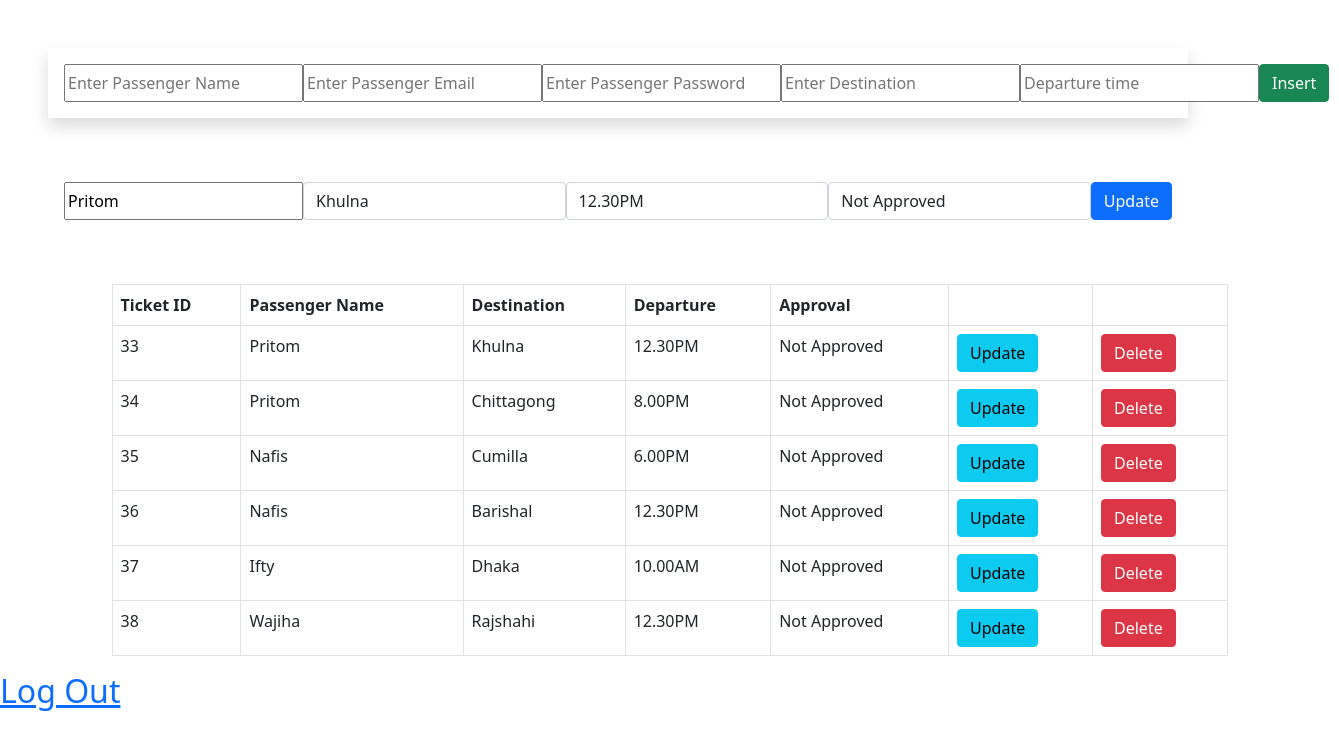
The app's page /admin_home.php?update=33 with its own data.
### tables this page shows
CREATE TABLE `ticket` (
  `id` int(11) NOT NULL,
  `destination` varchar(50) NOT NULL,
  `departure` varchar(50) NOT NULL,
  `passenger_id` int(11) NOT NULL,
  `passenger_name` varchar(30) NOT NULL,
  `operator_id` int(11) NOT NULL,
  `bus_name` varchar(30) NOT NULL,
  `seat_type` varchar(30) NOT NULL,
  `approval` varchar(30) NOT NULL
);

### admin_home.php (the view, shortened to what this page needs)
<?php
    include 'DBconnect.php';
?>
<!doctype html>
<html lang="en">
  <head>
    <link href="https://cdn.jsdelivr.net/npm/bootstrap@5.0.2/dist/css/bootstrap.min.css" rel="stylesheet">
  </head>
  <body>
    <div class="container shadow m-5 p-3">
        <form action="/busProject/admin_home.php" method="post" class="d-flex justify-content-around">
            <input class="text" type="text" name="passengername"
            placeholder="Enter Passenger Name">
            <input class="text" type="text" name="email"
            placeholder="Enter Passenger Email">
            <input class="text" type="text" name="pass"
            placeholder="Enter Passenger Password">
            <input class="text"  name="dst"
             placeholder="Enter Destination">
             <input class="text"  name="dprt"
             placeholder="Departure time">
            <input type="submit" value="Insert" name="btn" class="btn
            btn-success">
        </form>
    </div>
    <div class="container  m-5 p-3">
        <form action="" method="post" class="d-flex justify-content-around">
            <?php
                if(isset($_GET['update'])){
                    $ticket_id=$_GET['update'];
                    $query4 = "SELECT * FROM ticket WHERE id={$ticket_id}";
                    $getdata= mysqli_query($conn, $query4);
                    while($rx=mysqli_fetch_assoc($getdata)){
                        $passengername = $rx['passenger_name'];
                        $destination = $rx['destination'];
                        $depart = $rx['departure'];
                        $approve = $rx['approval'];
            ?>
            <input class="text" type="text" name="passenger_name"
             value="<?php echo $passengername ?>">
            <input class="form-control" type="text" name="desti"
            value="<?php echo $destination ?>">
            <input class="form-control" type="text" name="depart"
            value="<?php echo $depart?>">
            <input class="form-control" type="text" name="approve"
            value="<?php echo $approve?>">
            <input type="submit" value="Update" name="update_btn" class="btn
            btn-primary">
            <?php }}?>
        </form>
    </div>
    <div class="container">
        <table class ="table table-bordered">
            <tr>
                <th>Ticket ID</th>
                <th>Passenger Name</th>
                <th>Destination</th>
                <th>Departure</th>
                <th>Approval</th>
                <th></th>
                <th></th>
            </tr>
            <?php
                $query="SELECT * FROM ticket";
                $readquery = mysqli_query($conn, $query);
                if($readquery->num_rows>0){
                    while($rd=mysqli_fetch_assoc($readquery)){
                        $passengername = $rd['passenger_name'];
                        $ticket_id = $rd['id'];
                        $destination = $rd['destination'];
                        $depart = $rd['departure'];
                        $approve = $rd['approval'];
            ?>
            <tr>
                <td><?php echo $ticket_id; ?></td>
                <td><?php echo $passengername; ?></td>
                <td><?php echo $destination; ?></td>
                <td><?php echo $depart; ?></td>
                <td><?php echo $approve; ?></td>
                <td><a href="admin_home.php?update=<?php echo $ticket_id; ?>" class="btn btn-info">Update</a></td>
                <td><a href="admin_home.php?delete=<?php echo $ticket_id; ?>" class="btn btn-danger">Delete</a></td>
            </tr>
            <?php }}else{
                echo "No Data to show";
            }
             ?>
        </table>
    </div>
    <a href="User_logout.php"><h2> Log Out </h2> </a>
  </body>
</html>

### records on screen
ticket: passenger_name "Pritom", desti "Khulna", depart "12.30PM", approve "Not Approved", id "33", destination "Khulna", departure "12.30PM", approval "Not Approved"
ticket: id "34", passenger_name "Pritom", destination "Chittagong", departure "8.00PM", approval "Not Approved"
ticket: id "35", passenger_name "Nafis", destination "Cumilla", departure "6.00PM", approval "Not Approved"
ticket: id "36", passenger_name "Nafis", destination "Barishal", departure "12.30PM", approval "Not Approved"
ticket: id "37", passenger_name "Ifty", destination "Dhaka", departure "10.00AM", approval "Not Approved"
ticket: id "38", passenger_name "Wajiha", destination "Rajshahi", departure "12.30PM", approval "Not Approved"
